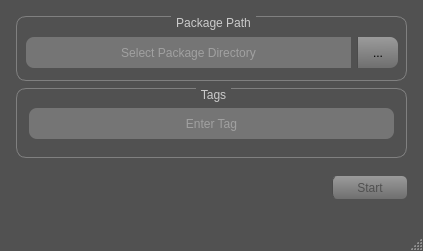
<?xml version="1.0" encoding="UTF-8"?>
<ui version="4.0">
 <class>MainWindow</class>
 <widget class="QMainWindow" name="MainWindow">
  <property name="geometry">
   <rect>
    <x>0</x>
    <y>0</y>
    <width>423</width>
    <height>251</height>
   </rect>
  </property>
  <property name="minimumSize">
   <size>
    <width>423</width>
    <height>251</height>
   </size>
  </property>
  <property name="maximumSize">
   <size>
    <width>423</width>
    <height>251</height>
   </size>
  </property>
  <property name="windowTitle">
   <string>Package Statistic</string>
  </property>
  <property name="styleSheet">
   <string notr="true">QMainWindow {
	background-color: rgb(81, 81, 81);
}</string>
  </property>
  <widget class="QWidget" name="centralwidget">
   <layout class="QGridLayout" name="gridLayout">
    <item row="0" column="0">
     <widget class="QFrame" name="frame">
      <property name="frameShape">
       <enum>QFrame::NoFrame</enum>
      </property>
      <property name="frameShadow">
       <enum>QFrame::Raised</enum>
      </property>
      <layout class="QGridLayout" name="gridLayout_2">
       <property name="leftMargin">
        <number>0</number>
       </property>
       <property name="topMargin">
        <number>0</number>
       </property>
       <property name="rightMargin">
        <number>0</number>
       </property>
       <property name="bottomMargin">
        <number>0</number>
       </property>
       <property name="spacing">
        <number>0</number>
       </property>
       <item row="3" column="0">
        <widget class="QFrame" name="frame_2">
         <property name="minimumSize">
          <size>
           <width>391</width>
           <height>46</height>
          </size>
         </property>
         <property name="maximumSize">
          <size>
           <width>391</width>
           <height>46</height>
          </size>
         </property>
         <property name="frameShape">
          <enum>QFrame::NoFrame</enum>
         </property>
         <property name="frameShadow">
          <enum>QFrame::Raised</enum>
         </property>
         <layout class="QGridLayout" name="gridLayout_4">
          <property name="leftMargin">
           <number>0</number>
          </property>
          <property name="topMargin">
           <number>0</number>
          </property>
          <property name="rightMargin">
           <number>0</number>
          </property>
          <property name="bottomMargin">
           <number>0</number>
          </property>
          <item row="1" column="0">
           <spacer name="horizontalSpacer">
            <property name="orientation">
             <enum>Qt::Horizontal</enum>
            </property>
            <property name="sizeHint" stdset="0">
             <size>
              <width>40</width>
              <height>20</height>
             </size>
            </property>
           </spacer>
          </item>
          <item row="1" column="1">
           <widget class="QPushButton" name="btn_start">
            <property name="minimumSize">
             <size>
              <width>75</width>
              <height>23</height>
             </size>
            </property>
            <property name="maximumSize">
             <size>
              <width>75</width>
              <height>23</height>
             </size>
            </property>
            <property name="styleSheet">
             <string notr="true">QPushButton { /* all types of tool button */
	color: rgb(80, 80, 80);
 	border-left:1px solid rgb(75, 75, 75);
    border-radius: 5px;
	background-color: qlineargradient(spread:pad, x1:0.489045, y1:1, x2:0.472, y2:0, stop:0 rgba(111, 111, 111, 255), stop:1 rgba(155, 155, 155, 255));
}
QPushButton:pressed {
	background-color: qlineargradient(spread:pad, x1:0.489045, y1:1, x2:0.472, y2:0, stop:0 rgba(158, 158, 158, 255), stop:1 rgba(203, 203, 203, 255));
}
QPushButton:hover {
	background-color: qlineargradient(spread:pad, x1:0.489045, y1:1, x2:0.472, y2:0, stop:0 rgba(158, 158, 158, 255), stop:1 rgba(203, 203, 203, 255));
}</string>
            </property>
            <property name="text">
             <string>Start</string>
            </property>
           </widget>
          </item>
         </layout>
        </widget>
       </item>
       <item row="0" column="0">
        <widget class="QGroupBox" name="groupBox">
         <property name="minimumSize">
          <size>
           <width>391</width>
           <height>65</height>
          </size>
         </property>
         <property name="maximumSize">
          <size>
           <width>391</width>
           <height>65</height>
          </size>
         </property>
         <property name="styleSheet">
          <string notr="true">QGroupBox {
    border: 1px solid gray;
    border-radius: 10px;
    margin-top: 1ex; /* leave space at the top for the title */
}
QGroupBox::title {
	color: rgb(203, 203, 203);
	subcontrol-origin: margin;
    subcontrol-position: top center; /* position at the top center */
    padding: 0 3px;
}
</string>
         </property>
         <property name="title">
          <string>Package Path</string>
         </property>
         <widget class="QFrame" name="frame_11">
          <property name="geometry">
           <rect>
            <x>1</x>
            <y>8</y>
            <width>390</width>
            <height>57</height>
           </rect>
          </property>
          <property name="minimumSize">
           <size>
            <width>390</width>
            <height>57</height>
           </size>
          </property>
          <property name="maximumSize">
           <size>
            <width>390</width>
            <height>57</height>
           </size>
          </property>
          <property name="frameShape">
           <enum>QFrame::NoFrame</enum>
          </property>
          <property name="frameShadow">
           <enum>QFrame::Raised</enum>
          </property>
          <layout class="QGridLayout" name="gridLayout_21">
           <item row="0" column="0">
            <widget class="QLineEdit" name="fld_package_dir">
             <property name="minimumSize">
              <size>
               <width>325</width>
               <height>31</height>
              </size>
             </property>
             <property name="maximumSize">
              <size>
               <width>325</width>
               <height>31</height>
              </size>
             </property>
             <property name="styleSheet">
              <string notr="true">QLineEdit{
color: rgb(203, 203, 203);
background-color: rgb(117, 117, 117);
border-top-left-radius: 8px;
border-bottom-left-radius: 8px;
padding: 5px;
}</string>
             </property>
             <property name="text">
              <string/>
             </property>
             <property name="alignment">
              <set>Qt::AlignCenter</set>
             </property>
             <property name="placeholderText">
              <string>Select Package Directory</string>
             </property>
            </widget>
           </item>
           <item row="0" column="1">
            <widget class="QToolButton" name="btn_package_dir">
             <property name="minimumSize">
              <size>
               <width>41</width>
               <height>31</height>
              </size>
             </property>
             <property name="styleSheet">
              <string notr="true">QToolButton { /* all types of tool button */
 	border-left:1px solid rgb(75, 75, 75);
    border-top-right-radius: 8px;
    border-bottom-right-radius: 8px;
	background-color: qlineargradient(spread:pad, x1:0.489045, y1:1, x2:0.472, y2:0, stop:0 rgba(111, 111, 111, 255), stop:1 rgba(155, 155, 155, 255));
}
QToolButton:pressed {
	background-color: qlineargradient(spread:pad, x1:0.489045, y1:1, x2:0.472, y2:0, stop:0 rgba(158, 158, 158, 255), stop:1 rgba(203, 203, 203, 255));
}
QToolButton:hover {
	background-color: qlineargradient(spread:pad, x1:0.489045, y1:1, x2:0.472, y2:0, stop:0 rgba(158, 158, 158, 255), stop:1 rgba(203, 203, 203, 255));
}</string>
             </property>
             <property name="text">
              <string>...</string>
             </property>
            </widget>
           </item>
          </layout>
         </widget>
        </widget>
       </item>
       <item row="1" column="0">
        <widget class="QGroupBox" name="groupBox_6">
         <property name="minimumSize">
          <size>
           <width>391</width>
           <height>70</height>
          </size>
         </property>
         <property name="maximumSize">
          <size>
           <width>391</width>
           <height>70</height>
          </size>
         </property>
         <property name="styleSheet">
          <string notr="true">QGroupBox {
    border: 1px solid gray;
    border-radius: 10px;
    margin-top: 1ex; /* leave space at the top for the title */
}
QGroupBox::title {
	color: rgb(203, 203, 203);
	subcontrol-origin: margin;
    subcontrol-position: top center; /* position at the top center */
    padding: 0 3px;
}
</string>
         </property>
         <property name="title">
          <string>Tags</string>
         </property>
         <property name="alignment">
          <set>Qt::AlignCenter</set>
         </property>
         <widget class="QLineEdit" name="fld_tag">
          <property name="geometry">
           <rect>
            <x>13</x>
            <y>20</y>
            <width>365</width>
            <height>31</height>
           </rect>
          </property>
          <property name="minimumSize">
           <size>
            <width>365</width>
            <height>31</height>
           </size>
          </property>
          <property name="maximumSize">
           <size>
            <width>365</width>
            <height>31</height>
           </size>
          </property>
          <property name="styleSheet">
           <string notr="true">QLineEdit{
color: rgb(203, 203, 203);
background-color: rgb(117, 117, 117);
border-radius: 8px;
padding: 5px;
}</string>
          </property>
          <property name="text">
           <string/>
          </property>
          <property name="alignment">
           <set>Qt::AlignCenter</set>
          </property>
          <property name="placeholderText">
           <string>Enter Tag</string>
          </property>
         </widget>
        </widget>
       </item>
      </layout>
     </widget>
    </item>
   </layout>
  </widget>
  <widget class="QStatusBar" name="statusbar">
   <property name="styleSheet">
    <string notr="true">QStatusBar{
background-color: rgb(81, 81, 81);
color: rgb(203, 203, 203);}</string>
   </property>
  </widget>
 </widget>
 <resources/>
 <connections/>
</ui>
